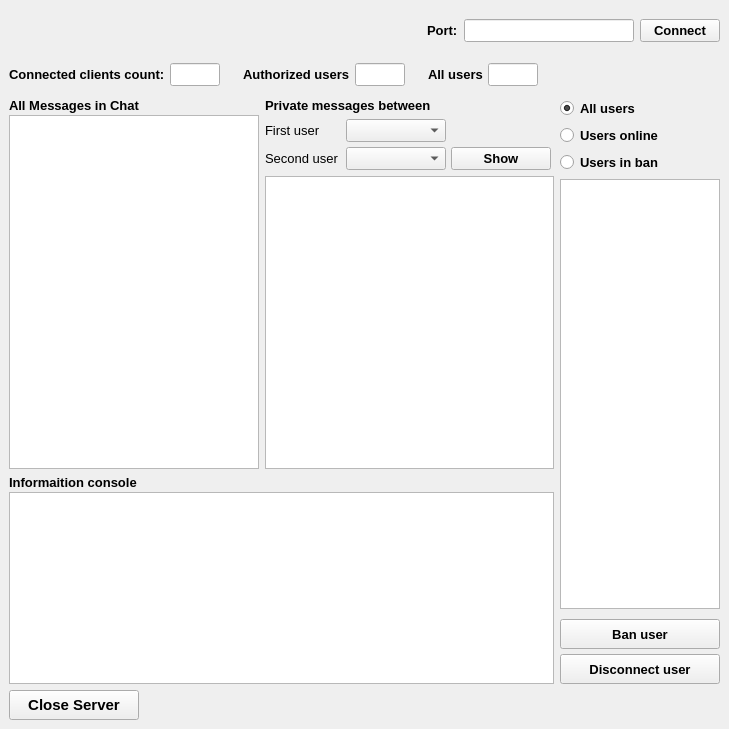
<?xml version="1.0" encoding="UTF-8"?>
<ui version="4.0">
 <class>ServerMainWindow</class>
 <widget class="QMainWindow" name="ServerMainWindow">
  <property name="geometry">
   <rect>
    <x>0</x>
    <y>0</y>
    <width>729</width>
    <height>729</height>
   </rect>
  </property>
  <property name="font">
   <font>
    <pointsize>10</pointsize>
    <bold>true</bold>
   </font>
  </property>
  <property name="windowTitle">
   <string>ServerMainWindow</string>
  </property>
  <widget class="QWidget" name="centralwidget">
   <layout class="QVBoxLayout" name="verticalLayout_8">
    <item>
     <layout class="QHBoxLayout" name="horizontalLayout">
      <property name="topMargin">
       <number>10</number>
      </property>
      <property name="bottomMargin">
       <number>10</number>
      </property>
      <item>
       <spacer name="horizontalSpacer_2">
        <property name="orientation">
         <enum>Qt::Horizontal</enum>
        </property>
        <property name="sizeHint" stdset="0">
         <size>
          <width>40</width>
          <height>20</height>
         </size>
        </property>
       </spacer>
      </item>
      <item>
       <widget class="QLabel" name="label">
        <property name="text">
         <string>Port:</string>
        </property>
       </widget>
      </item>
      <item>
       <widget class="QLineEdit" name="portLineEdit">
        <property name="minimumSize">
         <size>
          <width>140</width>
          <height>0</height>
         </size>
        </property>
        <property name="maximumSize">
         <size>
          <width>170</width>
          <height>16777215</height>
         </size>
        </property>
        <property name="font">
         <font>
          <pointsize>10</pointsize>
          <bold>false</bold>
         </font>
        </property>
       </widget>
      </item>
      <item>
       <widget class="QPushButton" name="connectButton">
        <property name="text">
         <string>Connect</string>
        </property>
       </widget>
      </item>
     </layout>
    </item>
    <item>
     <layout class="QHBoxLayout" name="horizontalLayout_8" stretch="0,0,0,1">
      <property name="spacing">
       <number>23</number>
      </property>
      <property name="topMargin">
       <number>5</number>
      </property>
      <property name="bottomMargin">
       <number>6</number>
      </property>
      <item>
       <layout class="QHBoxLayout" name="horizontalLayout_3">
        <property name="spacing">
         <number>5</number>
        </property>
        <item>
         <widget class="QLabel" name="label_6">
          <property name="sizePolicy">
           <sizepolicy hsizetype="Preferred" vsizetype="Preferred">
            <horstretch>0</horstretch>
            <verstretch>0</verstretch>
           </sizepolicy>
          </property>
          <property name="text">
           <string>Connected clients count:</string>
          </property>
          <property name="margin">
           <number>3</number>
          </property>
          <property name="indent">
           <number>0</number>
          </property>
         </widget>
        </item>
        <item>
         <widget class="QLineEdit" name="clientCountLineEdit">
          <property name="sizePolicy">
           <sizepolicy hsizetype="Expanding" vsizetype="Fixed">
            <horstretch>0</horstretch>
            <verstretch>0</verstretch>
           </sizepolicy>
          </property>
          <property name="minimumSize">
           <size>
            <width>40</width>
            <height>0</height>
           </size>
          </property>
          <property name="maximumSize">
           <size>
            <width>50</width>
            <height>25</height>
           </size>
          </property>
          <property name="baseSize">
           <size>
            <width>0</width>
            <height>0</height>
           </size>
          </property>
          <property name="alignment">
           <set>Qt::AlignCenter</set>
          </property>
          <property name="readOnly">
           <bool>true</bool>
          </property>
         </widget>
        </item>
       </layout>
      </item>
      <item>
       <layout class="QHBoxLayout" name="horizontalLayout_6">
        <property name="spacing">
         <number>5</number>
        </property>
        <item>
         <widget class="QLabel" name="label_5">
          <property name="text">
           <string>Authorized users</string>
          </property>
         </widget>
        </item>
        <item>
         <widget class="QLineEdit" name="authUsersLineEdit">
          <property name="minimumSize">
           <size>
            <width>40</width>
            <height>0</height>
           </size>
          </property>
          <property name="maximumSize">
           <size>
            <width>50</width>
            <height>16777215</height>
           </size>
          </property>
          <property name="alignment">
           <set>Qt::AlignCenter</set>
          </property>
          <property name="readOnly">
           <bool>true</bool>
          </property>
         </widget>
        </item>
       </layout>
      </item>
      <item>
       <layout class="QHBoxLayout" name="horizontalLayout_7">
        <property name="spacing">
         <number>5</number>
        </property>
        <item>
         <widget class="QLabel" name="label_7">
          <property name="text">
           <string>All users</string>
          </property>
         </widget>
        </item>
        <item>
         <widget class="QLineEdit" name="allUsersLineEdit">
          <property name="minimumSize">
           <size>
            <width>40</width>
            <height>0</height>
           </size>
          </property>
          <property name="maximumSize">
           <size>
            <width>50</width>
            <height>16777215</height>
           </size>
          </property>
          <property name="alignment">
           <set>Qt::AlignCenter</set>
          </property>
          <property name="readOnly">
           <bool>true</bool>
          </property>
         </widget>
        </item>
       </layout>
      </item>
      <item>
       <spacer name="horizontalSpacer">
        <property name="orientation">
         <enum>Qt::Horizontal</enum>
        </property>
        <property name="sizeType">
         <enum>QSizePolicy::MinimumExpanding</enum>
        </property>
        <property name="sizeHint" stdset="0">
         <size>
          <width>160</width>
          <height>20</height>
         </size>
        </property>
       </spacer>
      </item>
     </layout>
    </item>
    <item>
     <layout class="QHBoxLayout" name="horizontalLayout_9" stretch="1,0">
      <item>
       <layout class="QVBoxLayout" name="verticalLayout_7" stretch="1,0">
        <item>
         <layout class="QHBoxLayout" name="horizontalLayout_5">
          <item>
           <layout class="QVBoxLayout" name="verticalLayout">
            <property name="spacing">
             <number>2</number>
            </property>
            <item>
             <widget class="QLabel" name="label_2">
              <property name="text">
               <string>All Messages in Chat</string>
              </property>
             </widget>
            </item>
            <item>
             <widget class="QTextEdit" name="allMessagesTextEdit">
              <property name="minimumSize">
               <size>
                <width>250</width>
                <height>0</height>
               </size>
              </property>
              <property name="font">
               <font>
                <pointsize>9</pointsize>
                <bold>true</bold>
               </font>
              </property>
              <property name="readOnly">
               <bool>true</bool>
              </property>
             </widget>
            </item>
           </layout>
          </item>
          <item>
           <layout class="QVBoxLayout" name="verticalLayout_5" stretch="0,0,1">
            <item>
             <widget class="QLabel" name="label_3">
              <property name="text">
               <string>Private messages between</string>
              </property>
             </widget>
            </item>
            <item>
             <layout class="QHBoxLayout" name="horizontalLayout_2">
              <property name="spacing">
               <number>5</number>
              </property>
              <item>
               <layout class="QFormLayout" name="formLayout">
                <property name="sizeConstraint">
                 <enum>QLayout::SetDefaultConstraint</enum>
                </property>
                <property name="fieldGrowthPolicy">
                 <enum>QFormLayout::AllNonFixedFieldsGrow</enum>
                </property>
                <property name="rowWrapPolicy">
                 <enum>QFormLayout::DontWrapRows</enum>
                </property>
                <property name="horizontalSpacing">
                 <number>7</number>
                </property>
                <property name="verticalSpacing">
                 <number>5</number>
                </property>
                <item row="0" column="0">
                 <widget class="QLabel" name="label_8">
                  <property name="font">
                   <font>
                    <pointsize>10</pointsize>
                    <bold>false</bold>
                   </font>
                  </property>
                  <property name="text">
                   <string>First user</string>
                  </property>
                 </widget>
                </item>
                <item row="0" column="1">
                 <widget class="QComboBox" name="user1ComboBox">
                  <property name="minimumSize">
                   <size>
                    <width>100</width>
                    <height>0</height>
                   </size>
                  </property>
                  <property name="maximumSize">
                   <size>
                    <width>120</width>
                    <height>16777215</height>
                   </size>
                  </property>
                  <property name="font">
                   <font>
                    <pointsize>10</pointsize>
                    <bold>false</bold>
                   </font>
                  </property>
                 </widget>
                </item>
                <item row="1" column="0">
                 <widget class="QLabel" name="label_9">
                  <property name="font">
                   <font>
                    <pointsize>10</pointsize>
                    <bold>false</bold>
                   </font>
                  </property>
                  <property name="text">
                   <string>Second user</string>
                  </property>
                 </widget>
                </item>
                <item row="1" column="1">
                 <widget class="QComboBox" name="user2ComboBox">
                  <property name="minimumSize">
                   <size>
                    <width>100</width>
                    <height>0</height>
                   </size>
                  </property>
                  <property name="maximumSize">
                   <size>
                    <width>120</width>
                    <height>16777215</height>
                   </size>
                  </property>
                  <property name="font">
                   <font>
                    <pointsize>10</pointsize>
                    <bold>false</bold>
                   </font>
                  </property>
                 </widget>
                </item>
               </layout>
              </item>
              <item>
               <layout class="QVBoxLayout" name="verticalLayout_4">
                <property name="sizeConstraint">
                 <enum>QLayout::SetMinimumSize</enum>
                </property>
                <item>
                 <spacer name="verticalSpacer">
                  <property name="orientation">
                   <enum>Qt::Vertical</enum>
                  </property>
                  <property name="sizeType">
                   <enum>QSizePolicy::MinimumExpanding</enum>
                  </property>
                  <property name="sizeHint" stdset="0">
                   <size>
                    <width>20</width>
                    <height>19</height>
                   </size>
                  </property>
                 </spacer>
                </item>
                <item>
                 <widget class="QPushButton" name="showChatPushButton">
                  <property name="minimumSize">
                   <size>
                    <width>100</width>
                    <height>0</height>
                   </size>
                  </property>
                  <property name="maximumSize">
                   <size>
                    <width>120</width>
                    <height>16777215</height>
                   </size>
                  </property>
                  <property name="text">
                   <string>Show</string>
                  </property>
                 </widget>
                </item>
               </layout>
              </item>
              <item>
               <spacer name="horizontalSpacer_4">
                <property name="orientation">
                 <enum>Qt::Horizontal</enum>
                </property>
                <property name="sizeHint" stdset="0">
                 <size>
                  <width>40</width>
                  <height>20</height>
                 </size>
                </property>
               </spacer>
              </item>
             </layout>
            </item>
            <item>
             <widget class="QTextEdit" name="privateMessagesTextEdit">
              <property name="minimumSize">
               <size>
                <width>250</width>
                <height>0</height>
               </size>
              </property>
              <property name="font">
               <font>
                <pointsize>9</pointsize>
                <bold>true</bold>
               </font>
              </property>
              <property name="readOnly">
               <bool>true</bool>
              </property>
             </widget>
            </item>
           </layout>
          </item>
         </layout>
        </item>
        <item>
         <layout class="QVBoxLayout" name="verticalLayout_3">
          <property name="spacing">
           <number>2</number>
          </property>
          <item>
           <widget class="QLabel" name="label_4">
            <property name="text">
             <string>Informaition console</string>
            </property>
           </widget>
          </item>
          <item>
           <widget class="QTextEdit" name="informationFromClientTextEdit">
            <property name="minimumSize">
             <size>
              <width>250</width>
              <height>0</height>
             </size>
            </property>
            <property name="maximumSize">
             <size>
              <width>16777215</width>
              <height>300</height>
             </size>
            </property>
            <property name="font">
             <font>
              <pointsize>8</pointsize>
              <bold>false</bold>
             </font>
            </property>
            <property name="readOnly">
             <bool>true</bool>
            </property>
           </widget>
          </item>
         </layout>
        </item>
       </layout>
      </item>
      <item>
       <layout class="QVBoxLayout" name="verticalLayout_6">
        <property name="spacing">
         <number>6</number>
        </property>
        <property name="topMargin">
         <number>0</number>
        </property>
        <item>
         <widget class="QRadioButton" name="allUsersRadioButton">
          <property name="text">
           <string>All users</string>
          </property>
          <property name="checked">
           <bool>true</bool>
          </property>
         </widget>
        </item>
        <item>
         <widget class="QRadioButton" name="usersOnlineRadioButton">
          <property name="text">
           <string>Users online</string>
          </property>
         </widget>
        </item>
        <item>
         <widget class="QRadioButton" name="inBanRadioButton">
          <property name="text">
           <string>Users in ban</string>
          </property>
         </widget>
        </item>
        <item>
         <widget class="QListWidget" name="usersListWidget">
          <property name="minimumSize">
           <size>
            <width>140</width>
            <height>0</height>
           </size>
          </property>
          <property name="maximumSize">
           <size>
            <width>160</width>
            <height>16777215</height>
           </size>
          </property>
          <property name="font">
           <font>
            <pointsize>10</pointsize>
            <bold>true</bold>
           </font>
          </property>
         </widget>
        </item>
        <item>
         <layout class="QVBoxLayout" name="verticalLayout_2">
          <property name="spacing">
           <number>5</number>
          </property>
          <property name="topMargin">
           <number>4</number>
          </property>
          <item>
           <widget class="QPushButton" name="banUserPushButton">
            <property name="minimumSize">
             <size>
              <width>0</width>
              <height>30</height>
             </size>
            </property>
            <property name="text">
             <string>Ban user</string>
            </property>
           </widget>
          </item>
          <item>
           <widget class="QPushButton" name="disconnectUserPushButton">
            <property name="minimumSize">
             <size>
              <width>0</width>
              <height>30</height>
             </size>
            </property>
            <property name="text">
             <string>Disconnect user</string>
            </property>
           </widget>
          </item>
         </layout>
        </item>
       </layout>
      </item>
     </layout>
    </item>
    <item>
     <layout class="QHBoxLayout" name="horizontalLayout_4">
      <item>
       <widget class="QPushButton" name="closeButton">
        <property name="minimumSize">
         <size>
          <width>130</width>
          <height>30</height>
         </size>
        </property>
        <property name="font">
         <font>
          <pointsize>11</pointsize>
          <bold>true</bold>
         </font>
        </property>
        <property name="text">
         <string>Close Server</string>
        </property>
       </widget>
      </item>
      <item>
       <spacer name="horizontalSpacer_3">
        <property name="orientation">
         <enum>Qt::Horizontal</enum>
        </property>
        <property name="sizeHint" stdset="0">
         <size>
          <width>40</width>
          <height>20</height>
         </size>
        </property>
       </spacer>
      </item>
     </layout>
    </item>
   </layout>
  </widget>
 </widget>
 <resources/>
 <connections/>
</ui>
